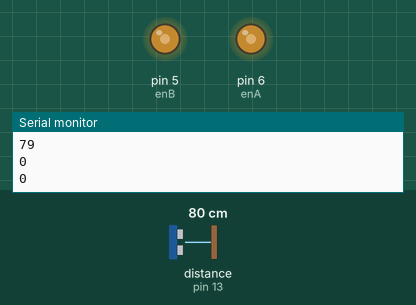
Bench run of a sketch on a simulated Arduino Uno, built with avr-gcc and run on an emulated ATmega328P. Parts: output pins drawn as LEDs (lit = HIGH), the last lines printed to the serial monitor. Wiring (inferred from the names in the program): ultrasonic range finder: trigger pin 12; echo pin 13. The inputs (shaded band) are chosen by the test bench; at power-on: distance to the obstacle (sensor on pin 13) 80 cm. The echo pulse lasts 58.3 µs per cm; pins used as bus, display or sensor lines are not drawn.

Above: at 1.2 s.
1.3 s: distance to the obstacle (sensor on pin 13) set to 8 cm
4.3 s: distance to the obstacle (sensor on pin 13) set to 5 cm
At 4.64 s:
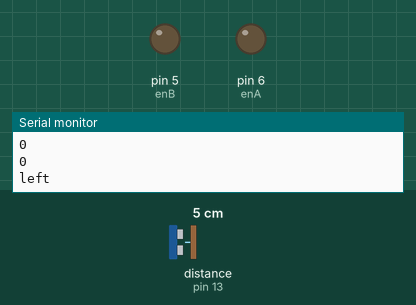
7.3 s: distance to the obstacle (sensor on pin 13) set to 9 cm
8.8 s: distance to the obstacle (sensor on pin 13) set to 2 cm
At 8.88 s:
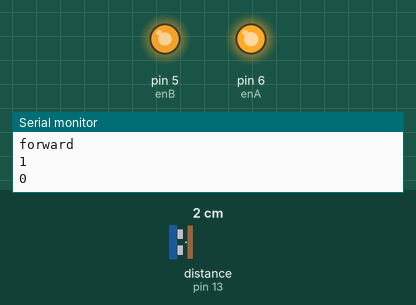
Timing chart, 0 to 12.8 s (numbered marks = the images above; inputs shaded):
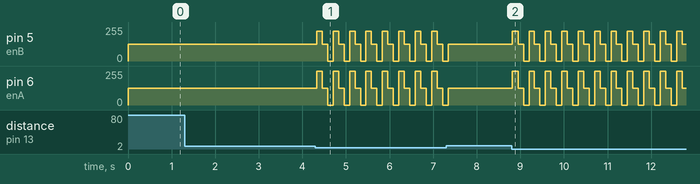

The sketch:

echo_test.ino
```cpp
const int trigpin0=12;
const int echopin0=13;
const int trigpin1=2;
const int echopin1=3;
const int trigpin2=4;
const int echopin2=7;
const int in1=11;
const int in2=10;
const int in3=9;
const int in4=8;
const int enA=6;
const int enB=5;
long duration0,duration1,duration2;
int distance0,distance1,distance2;
void setup() {
 pinMode(trigpin0,OUTPUT);
 pinMode(echopin0,INPUT);
 pinMode(trigpin1,OUTPUT);
 pinMode(echopin1,INPUT);
 pinMode(trigpin2,OUTPUT);
 pinMode(echopin2,INPUT);
 Serial.begin(9600);
}

void loop() {
  digitalWrite(trigpin0,LOW);
  delayMicroseconds(2);
 // digitalWrite(trigpin1,LOW);
  //delayMicroseconds(2);
  // digitalWrite(trigpin2,LOW);
  //delayMicroseconds(2);
  digitalWrite(trigpin0,HIGH);
  delayMicroseconds(10);
 // digitalWrite(trigpin1,HIGH);
  //delayMicroseconds(10);
  //digitalWrite(trigpin2,HIGH);
  //delayMicroseconds(10);
  digitalWrite(trigpin0,LOW);
 // digitalWrite(trigpin1,LOW);
 // digitalWrite(trigpin2,LOW);
  duration0=pulseIn(echopin0,HIGH);
  distance0=duration0*0.034/2;
  //duration1=pulseIn(echopin1,HIGH);
  //distance1=duration*0.034/2;
  //duration2=pulseIn(echopin2,HIGH);
  //distance2=duration*0.034/2;
  Serial.println(distance0);
  Serial.println(distance1);
  Serial.println(distance2);
  if(distance0>5)// && distance1>5 && distance2>5)
  {
    Serial.println("forward");
       forward();
  }
  /*if(distance<5||distance==5)
  {
    stopl();
    delay(1000);
    right();
    delay(1000);
    forward();
  }*/
  if(distance0<=5)//&& distance1<=5 && distance2<=5)
  {
   left();
   Serial.println("left");
   delay(125);
   forward();
   delay(125);
   stopl();
   delay(125);

  }
}
void forward(){
 digitalWrite(in1,HIGH);
  digitalWrite(in2,LOW);
   analogWrite(enA,125);
    digitalWrite(in3,LOW);
     digitalWrite(in4,HIGH);
     analogWrite(enB,125);

}
void right(){
 digitalWrite(in1,HIGH);
  digitalWrite(in2,HIGH);
   analogWrite(enA,120);
    digitalWrite(in3,LOW);
     digitalWrite(in4,HIGH);
     analogWrite(enB,120);

}
void stopl(){
 digitalWrite(in1,LOW);
  digitalWrite(in2,LOW);
   analogWrite(enA,0);
    digitalWrite(in3,LOW);
     digitalWrite(in4,LOW);
     analogWrite(enB,0);

}
void left(){
   digitalWrite(in1,LOW);
  digitalWrite(in2,HIGH);
   analogWrite(enA,255);
    digitalWrite(in3,HIGH);
     digitalWrite(in4,HIGH);
     analogWrite(enB,225);
}
```

Measured:
- the behaviour switches between 7 and 6 cm on distance to the obstacle (sensor on pin 13) (found by bisection; images 0 and 1)
- after the input at 4.3 s, pin 5 (enB): 125/255 → 225/255 at once, then repeats every 0.38 s: 125/255 0.13 s, 0/255 0.13 s, 225/255 0.13 s; pin 6 (enA): 125/255 → 255/255 at once, then repeats every 0.38 s: 125/255 0.13 s, 0/255 0.13 s, 255/255 0.13 s
- after the input at 8.8 s, pin 5 (enB): 125/255 → 225/255 at once, then repeats every 0.38 s: 125/255 0.13 s, 0/255 0.13 s, 225/255 0.13 s; pin 6 (enA): 125/255 → 255/255 at once, then repeats every 0.38 s: 125/255 0.13 s, 0/255 0.13 s, 255/255 0.13 s
